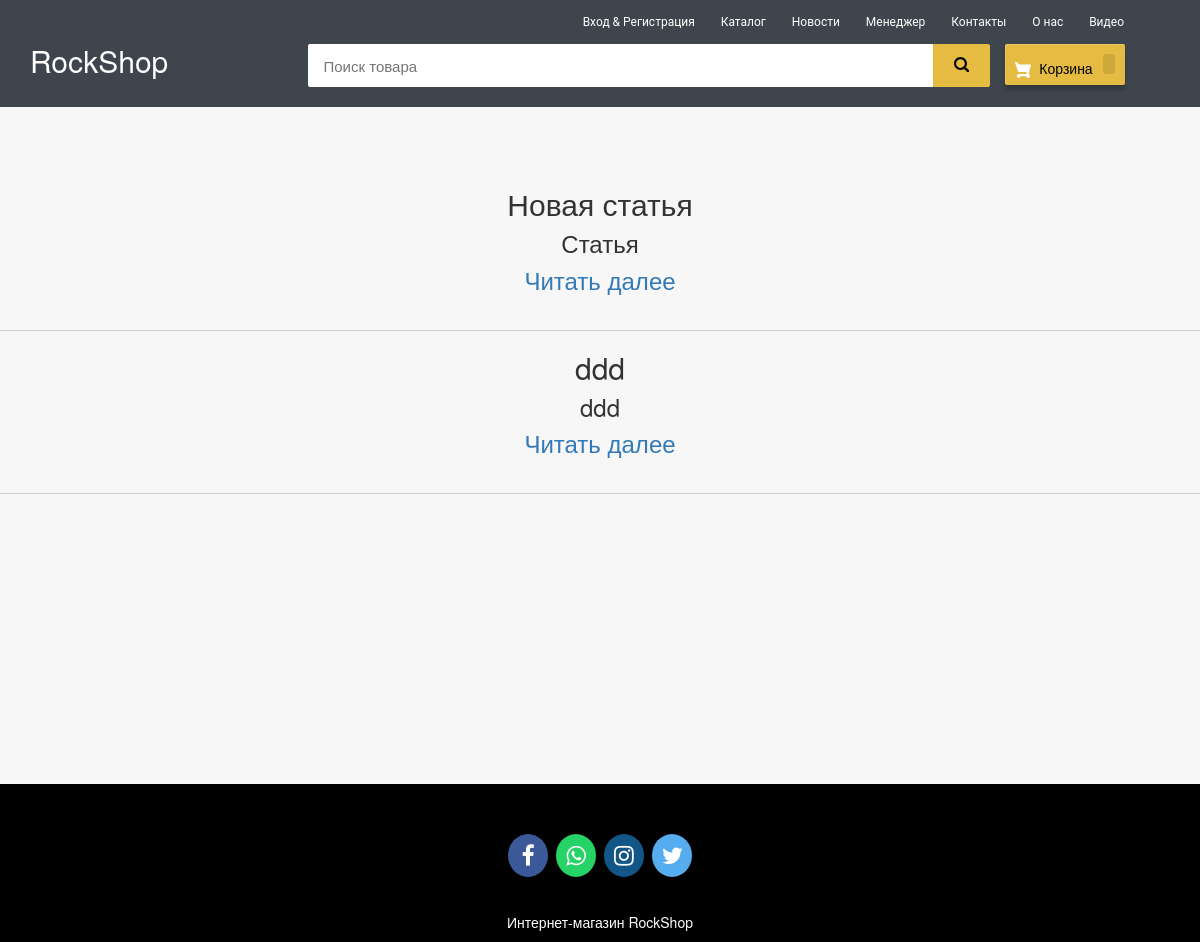
Page /news/ on the committed database.
### ecom/models.py (models this page shows)
class News(models.Model):
    title = models.CharField(max_length=255)
    content = models.TextField(blank=True)
    image = models.ImageField(upload_to='news_image/', null=True, blank=True, verbose_name='Картинка')
    time_create = models.DateTimeField(auto_now_add=True)
    time_update = models.DateTimeField(auto_now=True)
    is_published = models.BooleanField(default=True)

### ecom/views.py (the view)
# urls.py: path('news/', views.news, name='news'),
def news(request):
    posts = models.News.objects.all()
    return render(request, 'ecom/news.html', {'posts': posts})

### templates/ecom/news.html (shortened to what this page needs)
<!DOCTYPE html>
{% load static %}
<html lang="en" dir="ltr">
<head>
</head>
<body style="background-color:#f7f7f7;">
  {%if request.user.is_authenticated%}
    {% include "ecom/customer_navbar.html" %}
  {%else%}
    {% include "ecom/navbar.html" %}
  {%endif%}
  <br><br><br>
<h3 style="text-align:center;">
  <ul>
    {% for p in posts %}
      <li>
        <h2>{{ p.title }}</h2>
        <p>{{ p.content }}</p>
        <p><a href="{% url 'blogpost' parametr=p.id %}"> Читать далее </a> </p>
        <br>
      </li>
    {% endfor %}
  </ul>
</h3>
<br><br><br><br><br><br><br><br><br><br><br><br><br><br>
  {% include "ecom/footer.html" %}
</body>
</html>

### templates/ecom/news.html (style rules this page uses)
ul { list-style: none; margin: 0; padding: 0; }
ul li { border-bottom: 1px solid #ccc; }

### templates/ecom/navbar.html (style rules this page uses)
body { background-color: #f7f7f7; }

### templates/ecom/footer.html (style rules this page uses)
p { text-align: center; }

### rows in the picture
News: title "Новая статья", content "Статья"
News: title "ddd", content "ddd"
